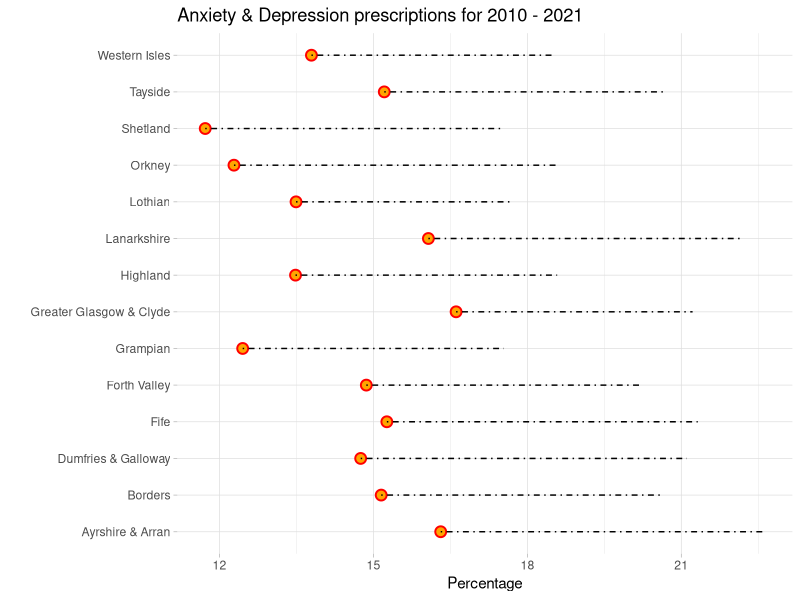
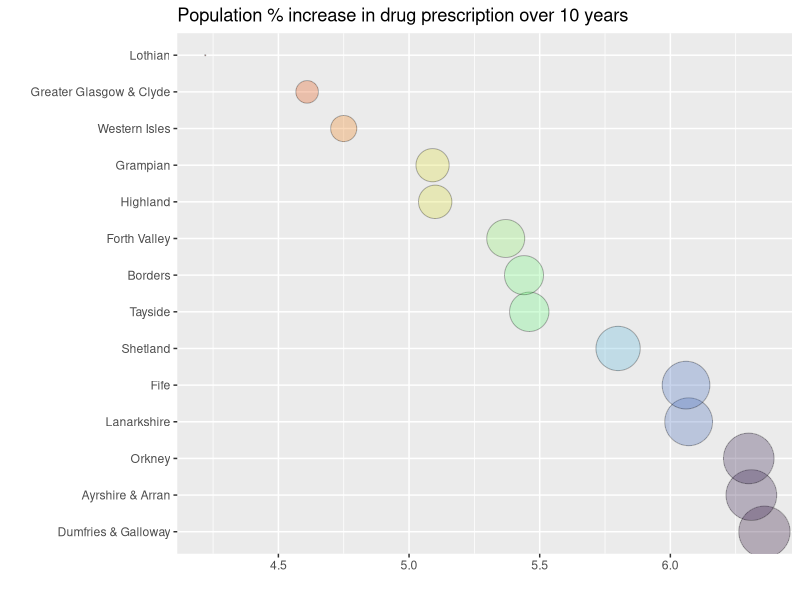

These figures' R source, in order: (Note: this script raises an error after producing the figures.)
## ---- chunk 1
library(here)
library(tidyverse)
library(viridisLite)

#read the data

rank_data <- read_csv(here("Inputs/rank_data.csv"))
## ---- chunk 2
rank_data_NEW = rank_data[, -c(1, 4, 5, 6, 9, 10, 12, 13, 14)]
glimpse(rank_data_NEW)
## ---- chunk 3
colnames(rank_data_NEW)[colnames(rank_data_NEW) %in% c("measure", "comparator_value")] <- c("final_year_2021", "first_year_2010")
presc_data <- rank_data_NEW %>% 
  mutate(area_name = gsub ("NHS", "", area_name)) %>% 
  rename(health_board = area_name)

## ---- chunk 4
ID_rank_data <- presc_data[, c("health_board", "area_code")]
write_csv(ID_rank_data, "ID_rank_data.csv")

#remove area_code column
plot_data <- presc_data [, -c(2)]
write_csv(plot_data, "plot_data.csv")
## ---- chunk 5
ggplot(plot_data, aes(x=first_year_2010, y=health_board)) +
  #include point appearance
  geom_point(size = 3, color = "red", shape = 21, fill = "orange", stroke = 1) +
  #include segment appearance
  geom_segment(aes(x=first_year_2010, xend=final_year_2021, y=health_board, yend=health_board) , size = 0.5, color = "black", linetype = "dotdash") +
  #include plot theme
  theme_light() + 
  theme(panel.border = element_blank() , panel.grid.minor.x = element_line() ) +
  #include title and labels
          ggtitle("Anxiety & Depression prescriptions for 2010 - 2021") +
xlab("Percentage") + 
  ylab("")
## ---- chunk 6
plot_data2 <- plot_data  %>% 
  mutate(total_change = final_year_2021 - first_year_2010) %>% 
  arrange(total_change)
write_csv(plot_data2, "plot_data2.csv")
## ---- chunk 7
plot_data2 %>% 
  arrange(desc(total_change)) %>% 
  mutate(health_board = factor(health_board, health_board)) %>% 
  ggplot(aes(x=total_change, y=health_board, size = total_change, fill= total_change)) + 
  geom_point(alpha=0.3, color ="black", shape = 21) + 
  scale_size(range = c(.1,17), name = "Percentage (%)") +
  scale_fill_viridis_c(alpha = 0.5, begin = 0, end = 1, direction = -1, option = "H", values = NULL, space = "Lab", guide = "colourbar", aesthetics = "fill") +
  xlab("") +
  ylab("") +
  theme(legend.position = "none") +
  ggtitle("Population % increase in drug prescription over 10 years")
## ---- chunk 8
summary(plot_data2)
## ---- chunk 9
Scot_pop <- plot_data %>% 
  rename("2021" = final_year_2021) %>% 
  rename("2010" = first_year_2010)  
pivot_longer(Scot_pop, 3:4, names_to = "years", values_to = "%") %>% 
  write_csv(Scot_pop, "Scot_pop.csv")
## ---- chunk 10


